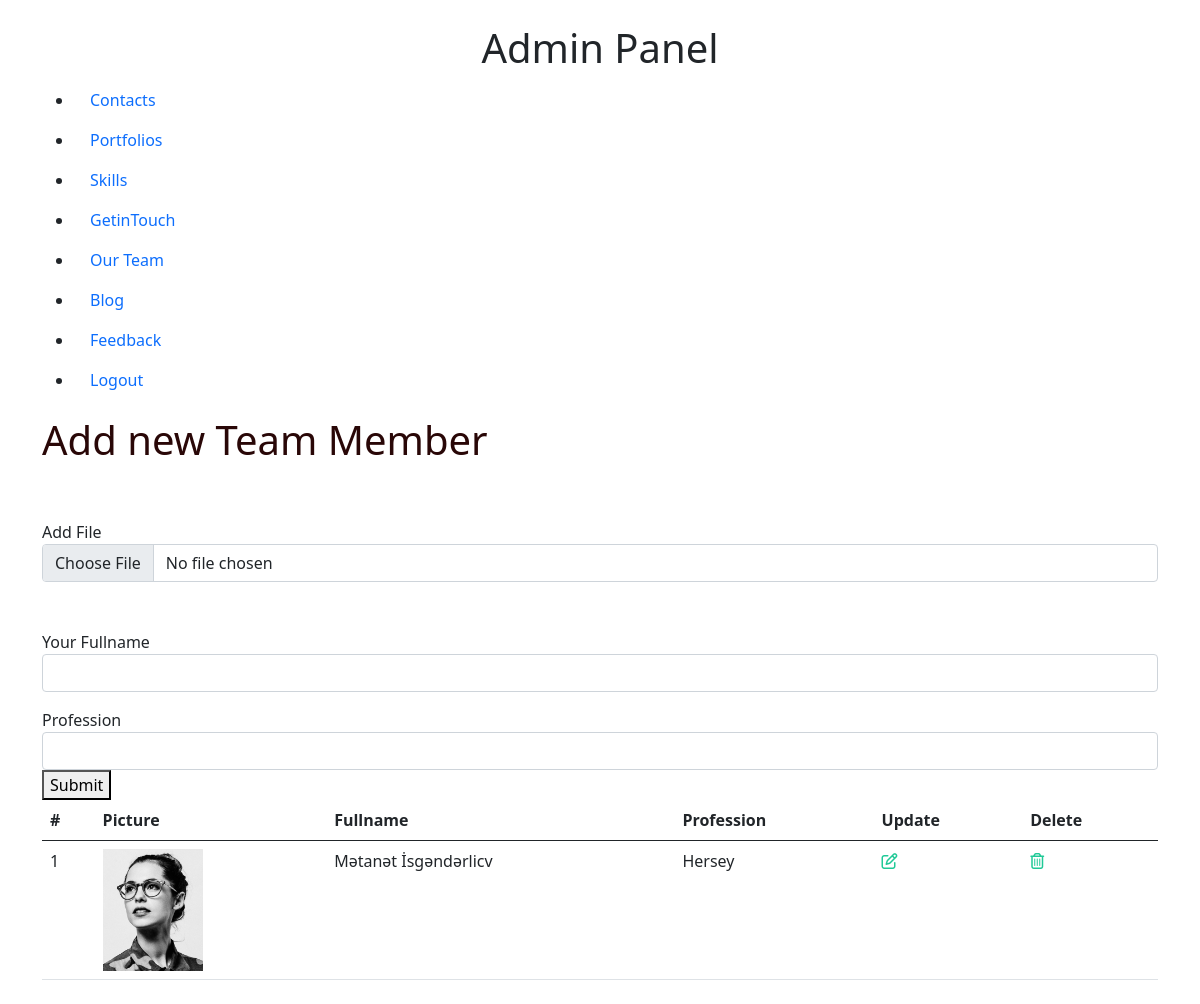
The app's page /admin/Ourteam (signed in), older data.
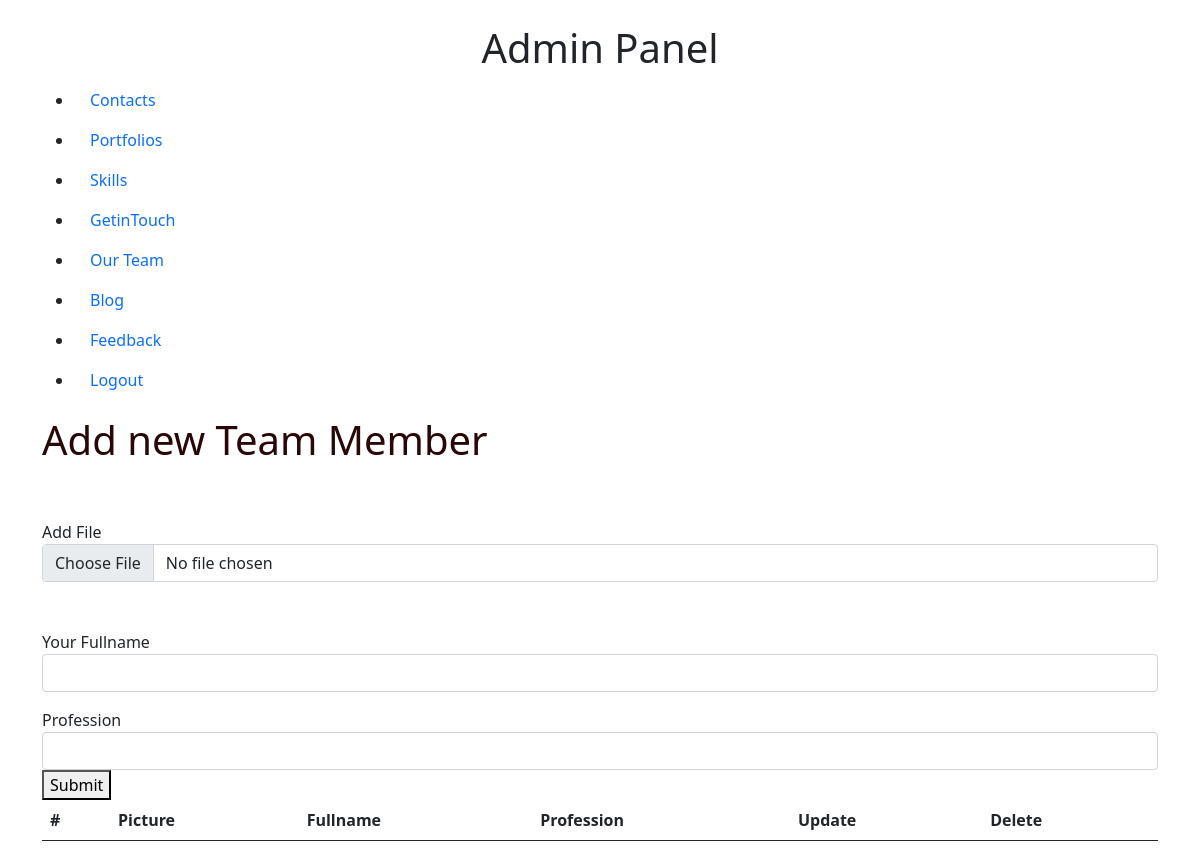
The same page, newer data.
### modules.py (models this page shows)
class Ourteam(db.Model):
    id=db.Column(db.Integer,primary_key=True)
    _fullname=db.Column(db.String(50))
    _profession=db.Column(db.String(50))
    _fileAdi=db.Column(db.String(50))

### admin/routes.py (the view, shortened to what this page needs)
@app.route("/admin/Ourteam",methods=['GET','POST'])
@login_required
def our_team():
    from modules import Ourteam
    from run import db
    import os
    from werkzeug.utils import secure_filename
    myteam=Ourteam.query.all()
    return render_template('admin/Ourteam.html',myteam=myteam)

### admin/routes.py (called while the page is built)
@login_manager.user_loader
def load_user(user_id):
    from modules import Login
    return Login.query.get(int(user_id))

### templates/admin/OurTeam.html (shortened to what this page needs)
{% extends "admin/base.html" %} {% block content %}
<h1 class="pt-35"><span style="color:#290707;">Add new Team Member</span></h1>
<form action="/admin/Ourteam" method="POST" enctype="multipart/form-data">
    <div class="form-group">
        <label class="mt-5">Add File</label>
        <input type="file" name="filem" class="form-control">
        <label class="mt-5">Your Fullname</label>
        <input type="text" name="fullname" class="form-control" id="exampleInputEmail1" aria-describedby="emailHelp" required>
    </div>
    <div class="form-group mt-3">
        <label class="">Profession</label>
        <input type="text" name="profession" class="form-control" id="exampleInputEmail1" aria-describedby="emailHelp" required>
    </div>
    <div class="submit_button">
        <button type="submit">Submit</button>
    </div>
</form>
<div class="pb-60">
    <table class="table rounded">
        <thead>
            <tr>
                <th scope="col">#</th>
                <th scope="col">Picture</th>
                <th scope="col">Fullname</th>
                <th scope="col">Profession</th>
                <th scope="col">Update</th>
                <th scope="col">Delete</th>
            </tr>
        </thead>
        <tbody>
            {% for member in myteam %}
            <tr>
                <td>{{member.id}}</td>
                <td><img width="100px" src="/static/uploads/{{member._fileAdi}}" alt=""></td>
                <td>{{member._fullname}}</td>
                <td>{{member._profession}}</td>
                <td><a href="/memberEdit/{{member.id}}"><i class="far fa-edit" style="color: #20C997;"></i></a></td>
                <td><a href="/memberDelete/{{member.id}}"><i class="far fa-trash-alt" style="color: #20C997;"></i></a></td>
            </tr>
            {%endfor%}
        </tbody>
    </table>
</div>
{% endblock %}

### templates/admin/base.html (shortened to what this page needs)
<!doctype html>
<html lang="en">
<head>
    <link rel="stylesheet" href="https://cdnjs.cloudflare.com/ajax/libs/font-awesome/6.0.0/css/all.min.css"
    />
    <link rel="stylesheet" href="https://cdn.jsdelivr.net/npm/bootstrap@5.0.2/dist/css/bootstrap.min.css">
</head>
<body>
    <div class="container justify-content-center">
        <div class="row">
            <div class="col-12">
                <div class="my-4">
                    <header>
                        <div class="text-center ">
                            <h1>Admin Panel</h1>
                        </div>
                        <ul>
                            <li><a class="nav-link" href="/admin/contact">Contacts</a></li>
                            <li><a class="nav-link" href="">Portfolios</a></li>
                            <li><a class="nav-link" href="/admin/Skills">Skills</a></li>
                            <li><a class="nav-link" href="/admin/GetInTouch">GetinTouch</a></li>
                            <li><a class="nav-link" href="/admin/Ourteam">Our Team</a></li>
                            <li><a class="nav-link" href="/admin/Blog">Blog</a></li>
                            <li><a class="nav-link" href="/admin/Feedback">Feedback</a></li>
                            <li><a class="nav-link" href="/logout">Logout</a></li>
                        </ul>
                        {% block content %} {% endblock %}
                    </header>
                </div>
            </div>
        </div>
    </div>
</body>
</html>

Row changes from the older to the newer data that the page shows:
removed Ourteam: id "1", _fileAdi (picture), _fullname "Mətanət İsgəndərlicv", _profession "Hersey"
